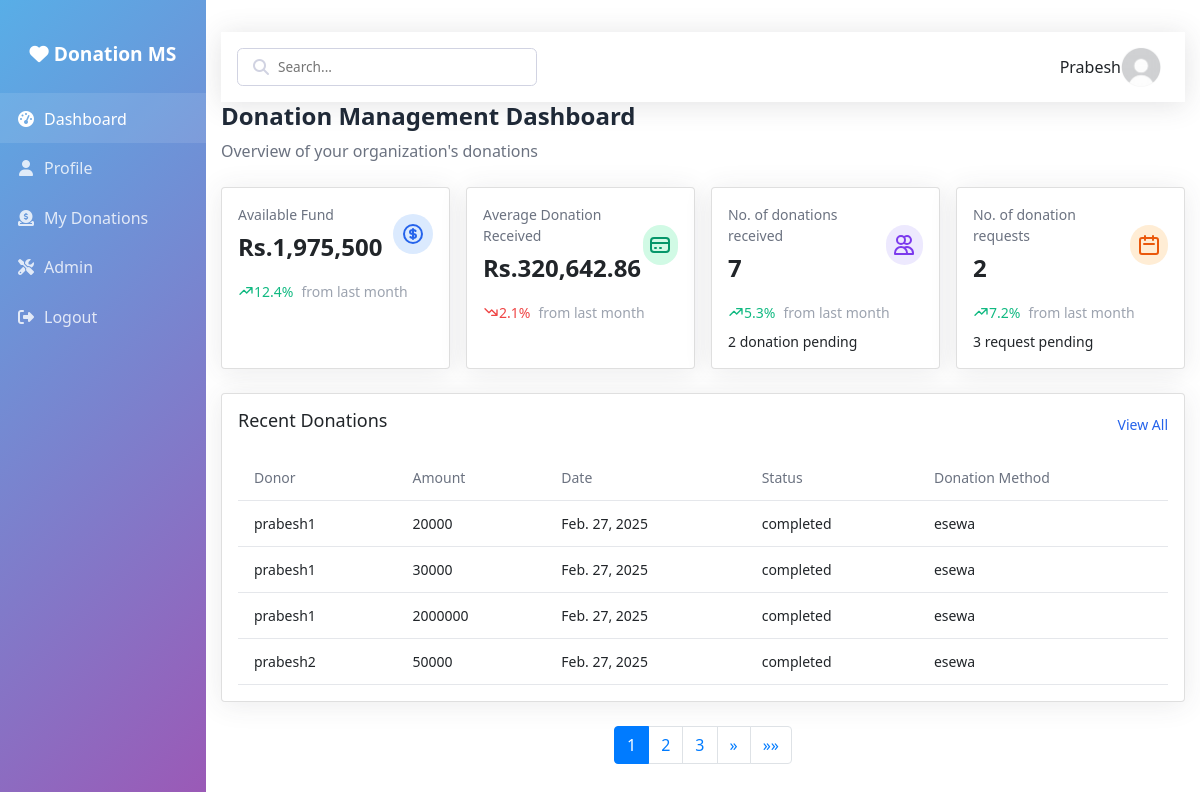
Screenshot of / (signed in) with the database file from the repository.
### UserManagement/models.py (models this page shows, shortened)
class CustomUser(AbstractUser):
    USER_TYPE = [
        ('donor','Donor'),
        ('beneficiary','Beneficiary'),
    ]
    username = models.CharField(max_length=64,blank=False, null=False, unique=True)
    email = models.EmailField(blank=False, null=False, unique=True)
    type = models.CharField(max_length=20,choices=USER_TYPE,default=None)
    address = models.CharField(max_length=128,blank=True,null=True)
    phone_number = models.IntegerField(blank=True,null=True)
    profile_picture = models.ImageField(upload_to='profile_pictures/',blank=True,null=True)
    def __str__(self):
        return self.username

class Donation(models.Model):
    STATUS_CHOICES = [
        ('pending','Pending'),
        ('completed','Completed')
    ]
    DONATION_METHOD = [
        ('esewa','Esewa'),
        ('khalti','Khalti'),
        ('imepay','ImePay'),
    ]
    donor = models.ForeignKey(Donor,on_delete=models.SET_NULL,related_name='donation',null=True)
    donatedAmount = models.IntegerField()
    description = models.TextField()
    donationMethod = models.CharField(max_length=20,choices=DONATION_METHOD)
    donated_at = models.DateField(auto_now_add=True)
    status = models.CharField(max_length=20,choices=STATUS_CHOICES,default='pending')

class Donor(models.Model):
    user = models.OneToOneField(CustomUser,on_delete=models.CASCADE,related_name='donor')
    address = models.CharField(max_length=128,blank=True,null=True)
    phone_number = models.IntegerField(blank=True,null=True)
    def __str__(self):
        return f'{self.user}'

### DashboardAnalytics/views.py (the view)
# urls.py: path('',views.dashboard,name='dashboard'),
@login_required(login_url='user/login/')
def dashboard(request):
    donation_received = Donation.objects.filter(status='completed').aggregate(Sum('donatedAmount'),Count('donatedAmount'))
    donation_donated = DonationRequest.objects.filter(status='completed').aggregate(Sum('requestedAmount'),Count('requestedAmount'))
    all_donated_count = DonationRequest.objects.count()
    donation = Donation.objects.all().order_by('id')
    paginator = Paginator(donation,4)
    page_no = request.GET.get('page')
    page_obj = paginator.get_page(page_no)
    return render(request,'dashboard.html',context={
        'available_fund':donation_received['donatedAmount__sum']-donation_donated['requestedAmount__sum'],
        'avg_donation_received': donation_received['donatedAmount__sum']/donation_received['donatedAmount__count'],
        'avg_donation_donated': donation_donated['requestedAmount__sum']/donation_donated['requestedAmount__count'],
        'received_count':donation_received['donatedAmount__count'],
        'pending_received_count': donation.count() - donation_received['donatedAmount__count'],
        'donation_donated_count':donation_donated['requestedAmount__count'],
        'pending_donation_donated_count':all_donated_count - donation_donated['requestedAmount__count'],
        'page_obj':page_obj,
    })

### DashboardAnalytics/templatetags/custom_tags.py (called while the page is built)
@register.simple_tag
def is_active(request,url_name):
    match = resolve(request.path_info)
    return 'active' if match.url_name == url_name else ''

### DashboardAnalytics/templates/dashboard.html (shortened to what this page needs)
{% extends "dashboardBase.html" %}
{% load custom_tags %}
{% load humanize %}
{% block link-css %}
{% load static %}
    <link rel="stylesheet" href="{% static 'css/dashboard.css' %}">
    <link rel="stylesheet" href="{% static 'css/sidebar.css' %}">
    <link href="https://maxcdn.bootstrapcdn.com/bootstrap/4.5.2/css/bootstrap.min.css" rel="stylesheet">
{% endblock %}
{% block main-content %}
<div class="container">
    <div class="topbar">
        <div class="topbar-search">
            <i class="fas fa-search"></i>
            <input type="text" placeholder="Search...">
        </div>
        <div class="user-info">
            <span>{{ user.username | capfirst }}</span>
            <div onclick="showPP()">
                {% if user.profile_picture %}
                <img src="{{ user.profile_picture.url }}" alt="Profile Picture" class="pp-img" >
                {% else %}
                <img src="/media/profile_pictures/wow.jpg" alt="Default Profile Picture" class="pp-img">
                {% endif %}
            </div>
        </div>
    </div>
    <div class="dashboard-header">
        <h1>Donation Management Dashboard</h1>
        <p>Overview of your organization's donations</p>
    </div>
    <div class="grid stats-grid">
        <div class="card stat-card">
            <div class="stat-card-header">
                <div>
                    <div class="stat-card-title">Available Fund</div>
                    <div class="stat-card-value">Rs.{{ available_fund | intcomma }}</div>
                </div>
                <div class="stat-card-icon icon-blue">
                </div>
            </div>
            <div class="trend trend-up">
                <svg xmlns="http://www.w3.org/2000/svg" fill="none" viewBox="0 0 24 24" stroke="currentColor" width="16" height="16">
                    <path stroke-linecap="round" stroke-linejoin="round" stroke-width="2" d="M13 7h8m0 0v8m0-8l-8 8-4-4-6 6" />
                </svg>
                12.4%
                <span class="trend-label">from last month</span>
            </div>
        </div>
        <div class="card stat-card">
            <div class="stat-card-header">
                <div>
                    <div class="stat-card-title">Average Donation Received</div>
                    <div class="stat-card-value">Rs.{{ avg_donation_received | floatformat:2 | intcomma }}</div>
                </div>
                <div class="stat-card-icon icon-green">
                    <svg xmlns="http://www.w3.org/2000/svg" fill="none" viewBox="0 0 24 24" stroke="currentColor">
                        <path stroke-linecap="round" stroke-linejoin="round" stroke-width="2" d="M3 10h18M7 15h1m4 0h1m-7 4h12a3 3 0 003-3V8a3 3 0 00-3-3H6a3 3 0 00-3 3v8a3 3 0 003 3z" />
                    </svg>
                </div>
            </div>
            <div class="trend trend-down">
                <svg xmlns="http://www.w3.org/2000/svg" fill="none" viewBox="0 0 24 24" stroke="currentColor" width="16" height="16">
                    <path stroke-linecap="round" stroke-linejoin="round" stroke-width="2" d="M13 17h8m0 0V9m0 8l-8-8-4 4-6-6" />
                </svg>
                2.1%
                <span class="trend-label">from last month</span>
            </div>
        </div>
        <div class="card stat-card">
            <div class="stat-card-header">
                <div>
                    <div class="stat-card-title">No. of donations received</div>
                    <div class="stat-card-value">{{ received_count }}</div>
                </div>
                <div class="stat-card-icon icon-purple">
                    <svg xmlns="http://www.w3.org/2000/svg" fill="none" viewBox="0 0 24 24" stroke="currentColor">
                        <path stroke-linecap="round" stroke-linejoin="round" stroke-width="2" d="M12 4.354a4 4 0 110 5.292M15 21H3v-1a6 6 0 0112 0v1zm0 0h6v-1a6 6 0 00-9-5.197M13 7a4 4 0 11-8 0 4 4 0 018 0z" />
                    </svg>
                </div>
            </div>
            <div class="trend trend-up">
                <svg xmlns="http://www.w3.org/2000/svg" fill="none" viewBox="0 0 24 24" stroke="currentColor" width="16" height="16">
                    <path stroke-linecap="round" stroke-linejoin="round" stroke-width="2" d="M13 7h8m0 0v8m0-8l-8 8-4-4-6 6" />
                </svg>
                5.3%
                <span class="trend-label">from last month</span>
            </div>
            <div class="trend">
                {{ pending_received_count }} donation pending
            </div>
        </div>
        <div class="card stat-card">
            <div class="stat-card-header">
                <div>
                    <div class="stat-card-title">No. of donation requests</div>
                    <div class="stat-card-value">{{ donation_donated_count }}</div>
                </div>
                <div class="stat-card-icon icon-orange">
                    <svg xmlns="http://www.w3.org/2000/svg" fill="none" viewBox="0 0 24 24" stroke="currentColor">
                        <path stroke-linecap="round" stroke-linejoin="round" stroke-width="2" d="M8 7V3m8 4V3m-9 8h10M5 21h14a2 2 0 002-2V7a2 2 0 00-2-2H5a2 2 0 00-2 2v12a2 2 0 002 2z" />
                    </svg>
                </div>
            </div>
            <div class="trend trend-up">
                <svg xmlns="http://www.w3.org/2000/svg" fill="none" viewBox="0 0 24 24" stroke="currentColor" width="16" height="16">
                    <path stroke-linecap="round" stroke-linejoin="round" stroke-width="2" d="M13 7h8m0 0v8m0-8l-8 8-4-4-6 6" />
                </svg>
                7.2%
                <span class="trend-label">from last month</span>
            </div>
            <div class="trend">
                {{ pending_donation_donated_count }} request pending
            </div>
        </div>
    </div>
    <div class="card">
        <div class="table-header">
            <h2 class="table-title">Recent Donations</h2>
            <button class="table-action">View All</button>
        </div>
        <div class="table-container">
            <table>
                <thead>
                    <tr>
                        <th>Donor</th>
                        <th>Amount</th>
                        <th>Date</th>
                        <th>Status</th>
                        <th>Donation Method</th>
                    </tr>
                </thead>
                <tbody id="donations-table-body">
                    {% for donation in page_obj.object_list %}
                    <tr>
                        <td>{{ donation.donor }}</td>
                        <td>{{ donation.donatedAmount }}</td>
                        <td>{{ donation.donated_at }}</td>
                        <td>{{ donation.status }}</td>
                        <td>{{ donation.donationMethod }}</td>
                    </tr>
                    {% empty %}
                        <td>None</td>
                        <td>None</td>
                        <td>None</td>
                        <td>None</td>
                        <td>None</td>
                    {% endfor %}
                </tbody>
            </table>
        </div>
    </div>
    <nav aria-label="Page navigation">
        <ul class="pagination justify-content-center">
            {% for num in page_obj.paginator.page_range %}
            <li class="page-item {% if page_obj.number == num %}active{% endif %}">
                <a class="page-link" href="?page={{ num }}">{{ num }}</a>
            </li>
            {% endfor %}
            {% if page_obj.has_next %}
            <li class="page-item">
                <a class="page-link" href="?page={{ page_obj.next_page_number }}" aria-label="Next">
                    <span aria-hidden="true">&raquo;</span>
                </a>
            </li>
            <li class="page-item">
                <a class="page-link" href="?page={{ page_obj.paginator.num_pages }}" aria-label="Last">
                    <span aria-hidden="true">&raquo;&raquo;</span>
                </a>
            </li>
            {% endif %}
        </ul>
    </nav>
</div>
{% endblock %}

### static/css/dashboard.css (style rules this page uses)
body { color: #1f2937; line-height: 1.5; font-family: Arial, sans-serif; }
.container { margin: 0 auto; padding: 2rem; overflow: auto; }
.dashboard-header { margin-bottom: 1.5rem; }
.dashboard-header h1 { font-size: 1.5rem; font-weight: 700; color: #1f2937; }
.dashboard-header p { color: #6b7280; }
.card { background-color: white; border-radius: 0.5rem; box-shadow: 0 1px 3px rgba(0, 0, 0, 0.1); padding: 1rem; }
.grid { display: grid; grid-gap: 1rem; }
.stats-grid { grid-template-columns: repeat(1, 1fr); }
@media (min-width: 768px) { .container { width: 80%; } }
@media (min-width: 768px) { .stats-grid { grid-template-columns: repeat(2, 1fr); } }
@media (min-width: 1024px) { .stats-grid { grid-template-columns: repeat(4, 1fr); } }
.stat-card { margin-bottom: 1rem; }
.stat-card-header { display: flex; justify-content: space-between; align-items: center; margin-bottom: 0.5rem; }
.stat-card-title { font-size: 0.875rem; color: #6b7280; font-weight: 500; }
.stat-card-value { font-size: 1.5rem; font-weight: 700; margin-top: 0.25rem; }
.stat-card-icon { width: 40px; height: 40px; border-radius: 9999px; display: flex; align-items: center; justify-content: center; }
.stat-card-icon svg { width: 24px; height: 24px; }
.icon-blue { background-color: #dbeafe; color: #2563eb; }
.icon-green { background-color: #d1fae5; color: #059669; }
.icon-purple { background-color: #ede9fe; color: #7c3aed; }
.icon-orange { background-color: #ffedd5; color: #ea580c; }
.trend { display: flex; align-items: center; font-size: 0.875rem; margin-top: 0.5rem; }
.trend-up { color: #10b981; }
.trend-down { color: #ef4444; }
.trend-label { color: #9ca3af; margin-left: 0.5rem; }
.table-header { display: flex; justify-content: space-between; align-items: center; margin-bottom: 1rem; }
.table-title { font-size: 1.125rem; font-weight: 500; }
.table-action { color: #2563eb; background: none; border: none; cursor: pointer; font-size: 0.875rem; }
.table-container { overflow-x: auto; }
table { width: 100%; border-collapse: collapse; }
th { text-align: left; font-size: 0.875rem; font-weight: 500; color: #6b7280; padding: 0.75rem 1rem; border-bottom: 1px solid #e5e7eb; }
td { padding: 0.75rem 1rem; border-bottom: 1px solid #e5e7eb; font-size: 0.875rem; }

### static/css/sidebar.css (style rules this page uses)
* { margin: 0; padding: 0; box-sizing: border-box; font-family: 'Segoe UI', Tahoma, Geneva, Verdana, sans-serif; }
:root { --primary-color: #4e73df; --secondary-color: #858796; --success-color: #1cc88a; --info-color: #36b9cc; --warning-color: #f6c23e; --danger-color: #e74a3b; --light-color: #f8f9fc; --dark-color: #5a5c69; }
.topbar { background-color: white; box-shadow: 0 0.15rem 1.75rem 0 rgba(58, 59, 69, 0.15); display: flex; justify-content: space-between; align-items: center; padding: 0.5rem 1rem; height: 70px; }
.topbar-search { width: 300px; position: relative; }
.topbar-search input { width: 100%; padding: 0.5rem 1rem 0.5rem 2.5rem; border: 1px solid #d1d3e2; border-radius: 0.35rem; font-size: 0.85rem; }
.topbar-search i { position: absolute; left: 1rem; top: 50%; transform: translateY(-50%); color: #d1d3e2; }
.user-info { display: flex; align-items: center; }
.user-info img { width: 40px; height: 40px; border-radius: 50%; margin-right: 0.5rem; }
.card { width: 100%; background-color: white; border-radius: 0.35rem; box-shadow: 0 0.15rem 1.75rem 0 rgba(58, 59, 69, 0.1); margin-bottom: 1.5rem; }
.pp-img , .pp-img-overlay { object-fit: cover; border-radius: 50%; cursor: pointer; }
.stat-card { padding: 1rem; border-left: 4px solid; background-color: white; border-radius: 0.35rem; box-shadow: 0 0.15rem 1.75rem 0 rgba(58, 59, 69, 0.1); }

### rows the page displays
CustomUser: username "Prabesh"
Donation: donor "prabesh1", donatedAmount "20000", donated_at "Feb. 27, 2025", status "completed", donationMethod "esewa"
Donation: donor "prabesh1", donatedAmount "30000", donated_at "Feb. 27, 2025", status "completed", donationMethod "esewa"
Donation: donor "prabesh1", donatedAmount "2000000", donated_at "Feb. 27, 2025", status "completed", donationMethod "esewa"
Donation: donor "prabesh2", donatedAmount "50000", donated_at "Feb. 27, 2025", status "completed", donationMethod "esewa"

### other values shown
{{ available_fund | intcomma }} "1,975,500"
{{ avg_donation_received | floatformat:2 | intcomma }} "320,642.86"
{{ received_count }} "7"
{{ pending_received_count }} "2"
{{ donation_donated_count }} "2"
{{ pending_donation_donated_count }} "3"
{{ num }} "1" "2" "3"
